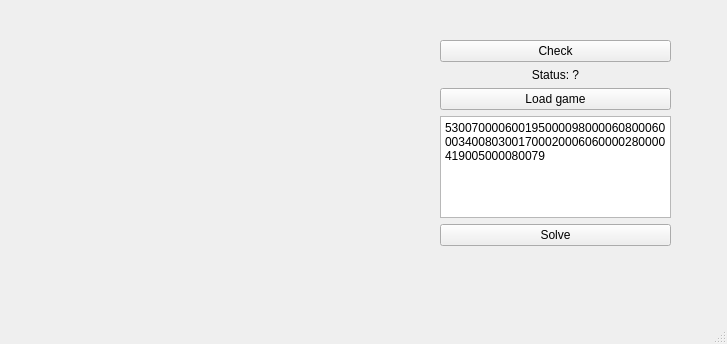
<?xml version="1.0" encoding="UTF-8"?>
<ui version="4.0">
 <class>MainWindow</class>
 <widget class="QMainWindow" name="MainWindow">
  <property name="geometry">
   <rect>
    <x>0</x>
    <y>0</y>
    <width>727</width>
    <height>344</height>
   </rect>
  </property>
  <property name="windowTitle">
   <string>MainWindow</string>
  </property>
  <widget class="QWidget" name="centralwidget">
   <widget class="QWidget" name="gridLayoutWidget">
    <property name="geometry">
     <rect>
      <x>60</x>
      <y>10</y>
      <width>281</width>
      <height>261</height>
     </rect>
    </property>
    <layout class="QGridLayout" name="GridLayout">
     <property name="verticalSpacing">
      <number>6</number>
     </property>
    </layout>
   </widget>
   <widget class="QWidget" name="layoutWidget">
    <property name="geometry">
     <rect>
      <x>440</x>
      <y>40</y>
      <width>231</width>
      <height>206</height>
     </rect>
    </property>
    <layout class="QVBoxLayout" name="verticalLayout">
     <item>
      <widget class="QPushButton" name="pushButton">
       <property name="text">
        <string>Check</string>
       </property>
      </widget>
     </item>
     <item>
      <widget class="QLabel" name="label">
       <property name="text">
        <string>Status: ?</string>
       </property>
       <property name="alignment">
        <set>Qt::AlignCenter</set>
       </property>
      </widget>
     </item>
     <item>
      <widget class="QPushButton" name="pushButton_2">
       <property name="text">
        <string>Load game</string>
       </property>
      </widget>
     </item>
     <item>
      <widget class="QPlainTextEdit" name="plainTextEdit">
       <property name="plainText">
        <string>530070000600195000098000060800060003400803001700020006060000280000419005000080079</string>
       </property>
      </widget>
     </item>
     <item>
      <widget class="QPushButton" name="pushButton_3">
       <property name="text">
        <string>Solve</string>
       </property>
      </widget>
     </item>
    </layout>
   </widget>
  </widget>
  <widget class="QMenuBar" name="menubar">
   <property name="geometry">
    <rect>
     <x>0</x>
     <y>0</y>
     <width>727</width>
     <height>21</height>
    </rect>
   </property>
  </widget>
  <widget class="QStatusBar" name="statusbar"/>
 </widget>
 <resources/>
 <connections/>
</ui>
